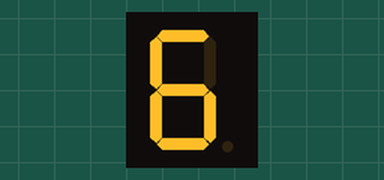
A sketch run on a simulated Arduino Uno, built with avr-gcc and run on an emulated ATmega328P. Shown: 1-digit seven-segment display. Wiring (inferred from the names in the program): 1-digit 7-segment display, segments lit when HIGH: segments pin 6, pin 5, pin 2, pin 3, pin 4, pin 7, pin 8. Random numbers use the default seed unless the sketch sets one; the segment pins are drawn as the display they are named for; what the sketch prints to the serial monitor is not drawn.

Above: at 4.1 s.
At 10.1 s:
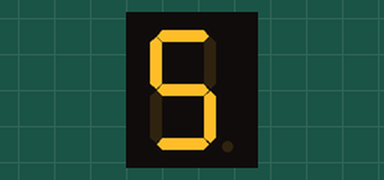
At 37.1 s:
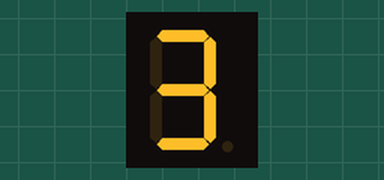
At 64.1 s:
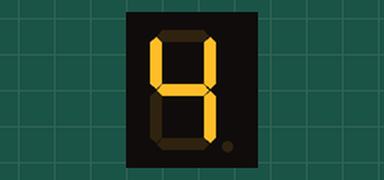
At 97.1 s:
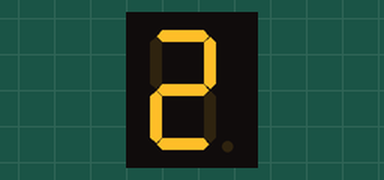
At 127.1 s:
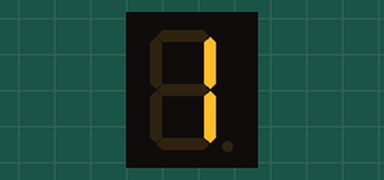

The sketch:

Marcus_krutto_taring.ino
```cpp
/*Marcus Krutto */
int a = 6;
int b = 5;
int c = 2;
int d = 3;
int e = 4;
int f = 7;
int g = 8;
int reply;
void setup()
{
  pinMode(a, OUTPUT);
  pinMode(b, OUTPUT);
  pinMode(c, OUTPUT);
  pinMode(d, OUTPUT);
  pinMode(e, OUTPUT);
  pinMode(f, OUTPUT);
  pinMode(g, OUTPUT);
  chooseNum();

}
void two()
{
  digitalWrite(a,HIGH);
  digitalWrite(b,HIGH);
  digitalWrite(c,LOW);
  digitalWrite(d,HIGH);
  digitalWrite(e,HIGH);
  digitalWrite(f,LOW);
  digitalWrite(g,HIGH);
  delay(1000);
}
void three()
{
  digitalWrite(a,HIGH);
  digitalWrite(b,HIGH);
  digitalWrite(c,HIGH);
  digitalWrite(d,HIGH);
  digitalWrite(e,LOW);
  digitalWrite(f,LOW);
  digitalWrite(g,HIGH);
  delay(1000);
}
void four()
{
  digitalWrite(a,LOW);
  digitalWrite(b,HIGH);
  digitalWrite(c,HIGH);
  digitalWrite(d,LOW);
  digitalWrite(e,LOW);
  digitalWrite(f,HIGH);
  digitalWrite(g,HIGH);
  delay(1000);
}
void five()
{
  digitalWrite(a,HIGH);
  digitalWrite(b,LOW);
  digitalWrite(c,HIGH);
  digitalWrite(d,HIGH);
  digitalWrite(e,LOW);
  digitalWrite(f,HIGH);
  digitalWrite(g,HIGH);
  delay(1000);
}
void six()
{
  digitalWrite(a,HIGH);
  digitalWrite(b,LOW);
  digitalWrite(c,HIGH);
  digitalWrite(d,HIGH);
  digitalWrite(e,HIGH);
  digitalWrite(f,HIGH);
  digitalWrite(g,HIGH);
  delay(1000);
}
void seven()
{
  digitalWrite(a,HIGH);
  digitalWrite(b,HIGH);
  digitalWrite(c,HIGH);
  digitalWrite(d,LOW);
  digitalWrite(e,LOW);
  digitalWrite(f,LOW);
  digitalWrite(g,LOW);
  delay(1000);
}
void eight()
{
  digitalWrite(a,HIGH);
  digitalWrite(b,HIGH);
   digitalWrite(c,HIGH);
  digitalWrite(d,HIGH);
   digitalWrite(e,HIGH);
  digitalWrite(f,HIGH);
   digitalWrite(g,HIGH);
  delay(1000);
}
void nine()
{
  digitalWrite(a,HIGH);
  digitalWrite(b,HIGH);
  digitalWrite(c,HIGH);
  digitalWrite(d,LOW);
  digitalWrite(e,LOW);
  digitalWrite(f,HIGH);
  digitalWrite(g,HIGH);
  delay(1000);
}
  void one()
{
  digitalWrite(a,LOW);
  digitalWrite(b,HIGH);
  digitalWrite(c,HIGH);
  digitalWrite(d,LOW);
  digitalWrite(e,LOW);
  digitalWrite(f,LOW);
  digitalWrite(g,LOW);
  delay(1000);
}
void chooseNum() {
  int randNum = random(1,7);
  Serial.begin(9600);
  Serial.println(randNum);

    if (randNum == 1) {
      one();
    }

    if (randNum == 2) {
      two();
    }

    if (randNum == 3) {
      three();
    }

    if (randNum == 4) {
      four();
    }

    if (randNum == 5) {
      five();
    }

    if (randNum == 6) {
      six();
    }
}
void loop(){
  Serial.begin(9600);
	chooseNum();
	Serial.print("Kontroll, kas kood tootab.");
	delay(2000);
}
```

Measured:
- what the display in image 0 shows lasts 3.0 s, from 4.0 s to 7.0 s
